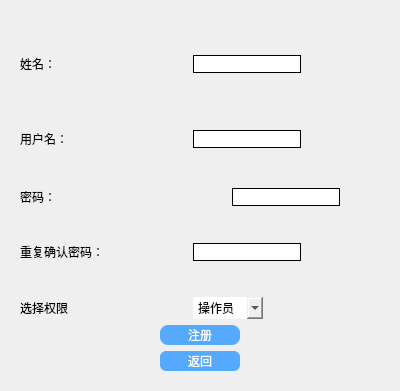
<?xml version="1.0" encoding="UTF-8"?>
<ui version="4.0">
 <class>signup</class>
 <widget class="QDialog" name="signup">
  <property name="geometry">
   <rect>
    <x>0</x>
    <y>0</y>
    <width>400</width>
    <height>391</height>
   </rect>
  </property>
  <property name="windowTitle">
   <string>Dialog</string>
  </property>
  <layout class="QVBoxLayout" name="verticalLayout_3">
   <item>
    <widget class="QWidget" name="widget_2" native="true">
     <property name="styleSheet">
      <string notr="true">border: 0px;</string>
     </property>
     <layout class="QGridLayout" name="gridLayout_3">
      <item row="0" column="0">
       <layout class="QVBoxLayout" name="verticalLayout_2">
        <item>
         <layout class="QHBoxLayout" name="horizontalLayout">
          <property name="topMargin">
           <number>10</number>
          </property>
          <item alignment="Qt::AlignLeft|Qt::AlignVCenter">
           <widget class="QLabel" name="label_2">
            <property name="sizePolicy">
             <sizepolicy hsizetype="Fixed" vsizetype="Preferred">
              <horstretch>0</horstretch>
              <verstretch>0</verstretch>
             </sizepolicy>
            </property>
            <property name="minimumSize">
             <size>
              <width>119</width>
              <height>0</height>
             </size>
            </property>
            <property name="styleSheet">
             <string notr="true">font: 10pt &quot;宋体&quot;;</string>
            </property>
            <property name="text">
             <string>姓名：</string>
            </property>
            <property name="alignment">
             <set>Qt::AlignLeading|Qt::AlignLeft|Qt::AlignVCenter</set>
            </property>
           </widget>
          </item>
          <item alignment="Qt::AlignLeft|Qt::AlignVCenter">
           <widget class="QLineEdit" name="le_name">
            <property name="sizePolicy">
             <sizepolicy hsizetype="Fixed" vsizetype="Fixed">
              <horstretch>0</horstretch>
              <verstretch>0</verstretch>
             </sizepolicy>
            </property>
            <property name="styleSheet">
             <string notr="true">
font: 10pt &quot;宋体&quot;;border:1px solid black</string>
            </property>
           </widget>
          </item>
          <item>
           <spacer name="horizontalSpacer">
            <property name="orientation">
             <enum>Qt::Horizontal</enum>
            </property>
            <property name="sizeType">
             <enum>QSizePolicy::Fixed</enum>
            </property>
            <property name="sizeHint" stdset="0">
             <size>
              <width>20</width>
              <height>20</height>
             </size>
            </property>
           </spacer>
          </item>
         </layout>
        </item>
        <item>
         <layout class="QHBoxLayout" name="horizontalLayout_2">
          <property name="bottomMargin">
           <number>6</number>
          </property>
          <item alignment="Qt::AlignLeft|Qt::AlignVCenter">
           <widget class="QLabel" name="label_3">
            <property name="sizePolicy">
             <sizepolicy hsizetype="Fixed" vsizetype="Preferred">
              <horstretch>0</horstretch>
              <verstretch>0</verstretch>
             </sizepolicy>
            </property>
            <property name="minimumSize">
             <size>
              <width>119</width>
              <height>0</height>
             </size>
            </property>
            <property name="styleSheet">
             <string notr="true">font: 10pt &quot;宋体&quot;;</string>
            </property>
            <property name="text">
             <string>用户名：</string>
            </property>
           </widget>
          </item>
          <item alignment="Qt::AlignLeft|Qt::AlignVCenter">
           <widget class="QLineEdit" name="le_username">
            <property name="sizePolicy">
             <sizepolicy hsizetype="Fixed" vsizetype="Fixed">
              <horstretch>0</horstretch>
              <verstretch>0</verstretch>
             </sizepolicy>
            </property>
            <property name="styleSheet">
             <string notr="true">
font: 10pt &quot;宋体&quot;;border:1px solid black</string>
            </property>
           </widget>
          </item>
          <item>
           <spacer name="horizontalSpacer_2">
            <property name="orientation">
             <enum>Qt::Horizontal</enum>
            </property>
            <property name="sizeType">
             <enum>QSizePolicy::Fixed</enum>
            </property>
            <property name="sizeHint" stdset="0">
             <size>
              <width>20</width>
              <height>20</height>
             </size>
            </property>
           </spacer>
          </item>
         </layout>
        </item>
        <item>
         <layout class="QHBoxLayout" name="horizontalLayout_3">
          <property name="spacing">
           <number>0</number>
          </property>
          <item alignment="Qt::AlignLeft|Qt::AlignVCenter">
           <widget class="QLabel" name="label_4">
            <property name="sizePolicy">
             <sizepolicy hsizetype="Fixed" vsizetype="Preferred">
              <horstretch>0</horstretch>
              <verstretch>0</verstretch>
             </sizepolicy>
            </property>
            <property name="minimumSize">
             <size>
              <width>119</width>
              <height>0</height>
             </size>
            </property>
            <property name="styleSheet">
             <string notr="true">font: 10pt &quot;宋体&quot;;</string>
            </property>
            <property name="text">
             <string>密码：</string>
            </property>
           </widget>
          </item>
          <item>
           <widget class="QLineEdit" name="le_password">
            <property name="sizePolicy">
             <sizepolicy hsizetype="Fixed" vsizetype="Fixed">
              <horstretch>0</horstretch>
              <verstretch>0</verstretch>
             </sizepolicy>
            </property>
            <property name="styleSheet">
             <string notr="true">
font: 10pt &quot;宋体&quot;;border:1px solid black</string>
            </property>
            <property name="inputMethodHints">
             <set>Qt::ImhHiddenText|Qt::ImhNoAutoUppercase|Qt::ImhNoPredictiveText|Qt::ImhSensitiveData</set>
            </property>
            <property name="echoMode">
             <enum>QLineEdit::Password</enum>
            </property>
           </widget>
          </item>
          <item>
           <spacer name="horizontalSpacer_5">
            <property name="orientation">
             <enum>Qt::Horizontal</enum>
            </property>
            <property name="sizeType">
             <enum>QSizePolicy::Fixed</enum>
            </property>
            <property name="sizeHint" stdset="0">
             <size>
              <width>20</width>
              <height>20</height>
             </size>
            </property>
           </spacer>
          </item>
          <item>
           <widget class="QPushButton" name="btn_show">
            <property name="sizePolicy">
             <sizepolicy hsizetype="Fixed" vsizetype="Fixed">
              <horstretch>0</horstretch>
              <verstretch>0</verstretch>
             </sizepolicy>
            </property>
            <property name="minimumSize">
             <size>
              <width>20</width>
              <height>20</height>
             </size>
            </property>
            <property name="maximumSize">
             <size>
              <width>20</width>
              <height>20</height>
             </size>
            </property>
            <property name="styleSheet">
             <string notr="true">
border-radius: 10px;</string>
            </property>
            <property name="text">
             <string/>
            </property>
           </widget>
          </item>
         </layout>
        </item>
        <item>
         <layout class="QHBoxLayout" name="horizontalLayout_4">
          <item alignment="Qt::AlignLeft|Qt::AlignVCenter">
           <widget class="QLabel" name="label_5">
            <property name="sizePolicy">
             <sizepolicy hsizetype="Fixed" vsizetype="Preferred">
              <horstretch>0</horstretch>
              <verstretch>0</verstretch>
             </sizepolicy>
            </property>
            <property name="styleSheet">
             <string notr="true">font: 10pt &quot;宋体&quot;;</string>
            </property>
            <property name="text">
             <string>重复确认密码：</string>
            </property>
           </widget>
          </item>
          <item alignment="Qt::AlignLeft|Qt::AlignVCenter">
           <widget class="QLineEdit" name="le_pwagain">
            <property name="sizePolicy">
             <sizepolicy hsizetype="Fixed" vsizetype="Fixed">
              <horstretch>0</horstretch>
              <verstretch>0</verstretch>
             </sizepolicy>
            </property>
            <property name="styleSheet">
             <string notr="true">
font: 10pt &quot;宋体&quot;;border:1px solid black</string>
            </property>
            <property name="inputMethodHints">
             <set>Qt::ImhHiddenText|Qt::ImhNoAutoUppercase|Qt::ImhNoPredictiveText|Qt::ImhSensitiveData</set>
            </property>
            <property name="echoMode">
             <enum>QLineEdit::Password</enum>
            </property>
           </widget>
          </item>
          <item>
           <spacer name="horizontalSpacer_3">
            <property name="orientation">
             <enum>Qt::Horizontal</enum>
            </property>
            <property name="sizeType">
             <enum>QSizePolicy::Fixed</enum>
            </property>
            <property name="sizeHint" stdset="0">
             <size>
              <width>20</width>
              <height>20</height>
             </size>
            </property>
           </spacer>
          </item>
         </layout>
        </item>
        <item>
         <layout class="QHBoxLayout" name="horizontalLayout_5">
          <item>
           <widget class="QLabel" name="label_6">
            <property name="styleSheet">
             <string notr="true">font: 10pt &quot;宋体&quot;;</string>
            </property>
            <property name="text">
             <string>选择权限</string>
            </property>
           </widget>
          </item>
          <item alignment="Qt::AlignLeft">
           <widget class="QComboBox" name="comboBox">
            <property name="sizePolicy">
             <sizepolicy hsizetype="Fixed" vsizetype="Ignored">
              <horstretch>0</horstretch>
              <verstretch>0</verstretch>
             </sizepolicy>
            </property>
            <property name="minimumSize">
             <size>
              <width>70</width>
              <height>0</height>
             </size>
            </property>
            <property name="maximumSize">
             <size>
              <width>16777215</width>
              <height>22</height>
             </size>
            </property>
            <property name="styleSheet">
             <string notr="true">font: 10pt &quot;宋体&quot;;</string>
            </property>
            <item>
             <property name="text">
              <string>操作员</string>
             </property>
            </item>
            <item>
             <property name="text">
              <string>管理员</string>
             </property>
            </item>
           </widget>
          </item>
          <item>
           <spacer name="horizontalSpacer_4">
            <property name="orientation">
             <enum>Qt::Horizontal</enum>
            </property>
            <property name="sizeType">
             <enum>QSizePolicy::Fixed</enum>
            </property>
            <property name="sizeHint" stdset="0">
             <size>
              <width>20</width>
              <height>20</height>
             </size>
            </property>
           </spacer>
          </item>
         </layout>
        </item>
        <item>
         <layout class="QVBoxLayout" name="verticalLayout" stretch="0,0">
          <item alignment="Qt::AlignHCenter">
           <widget class="QPushButton" name="btn_signup">
            <property name="sizePolicy">
             <sizepolicy hsizetype="Fixed" vsizetype="Fixed">
              <horstretch>0</horstretch>
              <verstretch>0</verstretch>
             </sizepolicy>
            </property>
            <property name="minimumSize">
             <size>
              <width>80</width>
              <height>20</height>
             </size>
            </property>
            <property name="maximumSize">
             <size>
              <width>80</width>
              <height>20</height>
             </size>
            </property>
            <property name="styleSheet">
             <string notr="true">font: 10pt &quot;宋体&quot;;background-color: rgb(85, 170, 255);
color: rgb(255, 255, 255);
border-radius:8px;</string>
            </property>
            <property name="text">
             <string>注册</string>
            </property>
            <property name="shortcut">
             <string>Return</string>
            </property>
           </widget>
          </item>
          <item alignment="Qt::AlignHCenter">
           <widget class="QPushButton" name="btn_back">
            <property name="sizePolicy">
             <sizepolicy hsizetype="Fixed" vsizetype="Fixed">
              <horstretch>0</horstretch>
              <verstretch>0</verstretch>
             </sizepolicy>
            </property>
            <property name="minimumSize">
             <size>
              <width>80</width>
              <height>20</height>
             </size>
            </property>
            <property name="maximumSize">
             <size>
              <width>80</width>
              <height>20</height>
             </size>
            </property>
            <property name="styleSheet">
             <string notr="true">font: 10pt &quot;宋体&quot;;background-color: rgb(85, 170, 255);
color: rgb(255, 255, 255);
border-radius:6px;</string>
            </property>
            <property name="text">
             <string>返回</string>
            </property>
           </widget>
          </item>
         </layout>
        </item>
       </layout>
      </item>
     </layout>
    </widget>
   </item>
  </layout>
 </widget>
 <resources/>
 <connections/>
</ui>
